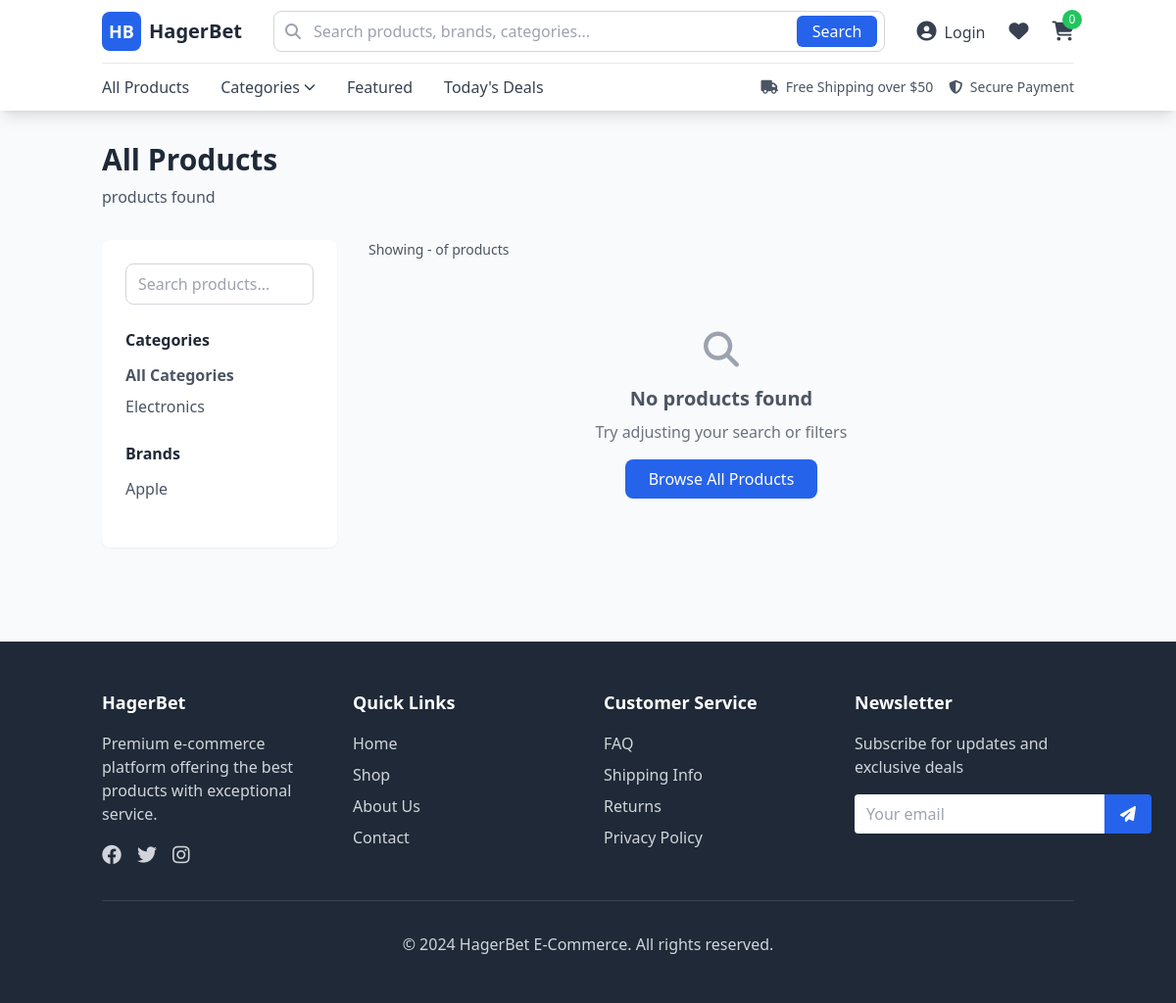
The page /api/products/ on the database as committed earlier.
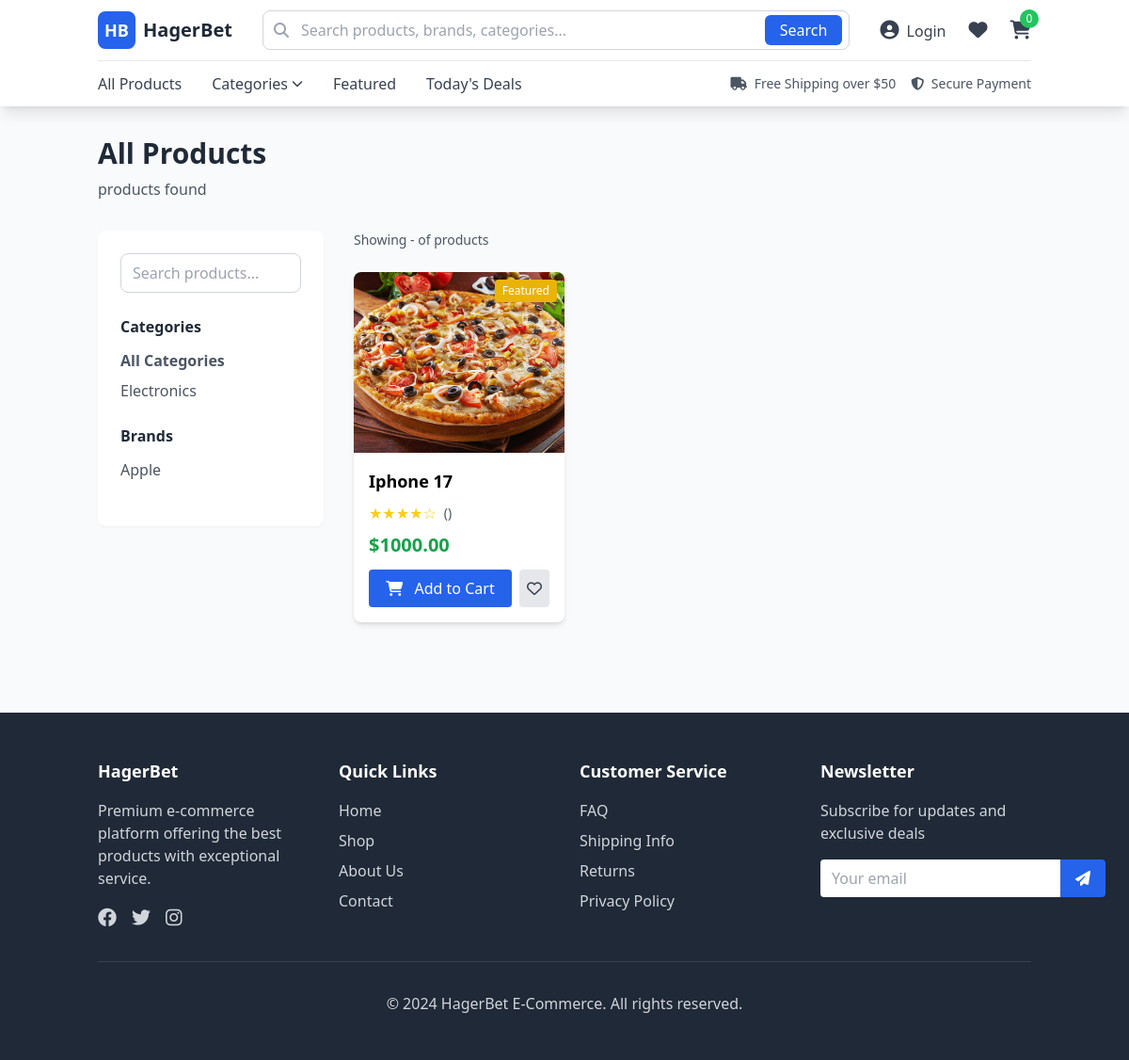
The same page on the database as committed later.
### products/models.py (models this page shows, shortened)
class Category(models.Model):
    name = models.CharField(_('category name'), max_length=100, unique=True)
    slug = models.SlugField(max_length=100, unique=True)
    description = models.TextField(_('description'), blank=True)
    parent = models.ForeignKey(
        'self',
        on_delete=models.CASCADE,
        null=True,
        blank=True,
        related_name='children'
    )
    image = models.ImageField(upload_to='categories/', blank=True, null=True)
    is_active = models.BooleanField(_('is active'), default=True)
    created_at = models.DateTimeField(auto_now_add=True)
    updated_at = models.DateTimeField(auto_now=True)
    class Meta:
        verbose_name = _('category')
        verbose_name_plural = _('categories')
        ordering = ['name']

class Brand(models.Model):
    name = models.CharField(_('brand name'), max_length=100, unique=True)
    slug = models.SlugField(max_length=100, unique=True)
    description = models.TextField(_('description'), blank=True)
    logo = models.ImageField(upload_to='brands/', blank=True, null=True)
    website = models.URLField(blank=True)
    is_active = models.BooleanField(_('is active'), default=True)
    created_at = models.DateTimeField(auto_now_add=True)
    updated_at = models.DateTimeField(auto_now=True)
    class Meta:
        verbose_name = _('brand')
        verbose_name_plural = _('brands')
        ordering = ['name']

class Product(models.Model):
    STATUS_CHOICES = [
        ('draft', 'Draft'),
        ('published', 'Published'),
        ('archived', 'Archived'),
    ]
    name = models.CharField(_('product name'), max_length=200)
    slug = models.SlugField(max_length=200, unique=True)
    description = models.TextField(_('description'))
    short_description = models.TextField(
        _('short description'), max_length=500, blank=True)
    category = models.ForeignKey(
        Category,
        on_delete=models.CASCADE,
        related_name='products'
    )
    brand = models.ForeignKey(
        Brand,
        on_delete=models.CASCADE,
        related_name='products'
    )
    price = models.DecimalField(
        _('price'),
        max_digits=10,
        decimal_places=2
    )
    compare_price = models.DecimalField(
        _('compare at price'),
        max_digits=10,
        decimal_places=2,
        blank=True,
        null=True,
        help_text=_('Original price for showing discounts')
    )
    cost_per_item = models.DecimalField(
        _('cost per item'),
        max_digits=10,
        decimal_places=2,
        blank=True,
        null=True,
        help_text=_('Cost price for profit calculation')
    )
    sku = models.CharField(_('SKU'), max_length=100, unique=True)
    barcode = models.CharField(_('barcode'), max_length=100, blank=True)
    track_quantity = models.BooleanField(_('track quantity'), default=True)
    quantity = models.IntegerField(_('quantity'), default=0)
    low_stock_threshold = models.IntegerField(
        _('low stock threshold'), default=5)
    status = models.CharField(
        _('status'),
        max_length=20,
        choices=STATUS_CHOICES,
        default='draft'
    )
    is_featured = models.BooleanField(_('is featured'), default=False)
    is_digital = models.BooleanField(_('is digital product'), default=False)
    meta_title = models.CharField(max_length=200, blank=True)
    meta_description = models.TextField(blank=True)
    created_at = models.DateTimeField(auto_now_add=True)
    updated_at = models.DateTimeField(auto_now=True)
    published_at = models.DateTimeField(blank=True, null=True)
    class Meta:
        verbose_name = _('product')
        verbose_name_plural = _('products')
        ordering = ['-created_at']
        indexes = [
            models.Index(fields=['slug']),
            models.Index(fields=['sku']),
            models.Index(fields=['status']),
            models.Index(fields=['category', 'status']),
        ]
    @property
    def is_in_stock(self):
        return self.quantity > 0 if self.track_quantity else True
    @property
    def primary_image(self):
        primary = self.images.filter(is_primary=True).first()
        if primary:
            return primary.image
        first_image = self.images.first()
        return first_image.image if first_image else None

class ProductImage(models.Model):
    product = models.ForeignKey(
        Product,
        on_delete=models.CASCADE,
        related_name='images'
    )
    image = models.ImageField(
        _('image'),
        upload_to='products/'
    )
    alt_text = models.CharField(
        _('alt text'),
        max_length=200,
        blank=True
    )
    is_primary = models.BooleanField(_('is primary image'), default=False)
    order = models.PositiveIntegerField(_('display order'), default=0)
    created_at = models.DateTimeField(auto_now_add=True)
    class Meta:
        verbose_name = _('product image')
        verbose_name_plural = _('product images')
        ordering = ['order', 'created_at']

### products/views.py (the view, shortened to what this page needs)
# urls.py: path('', views.ProductListView.as_view(), name='product_list'),
class ProductListView(ListView):
    model = Product
    template_name = 'products/product_list.html'
    context_object_name = 'products'
    paginate_by = 12
    def get_queryset(self):
        queryset = Product.objects.filter(status='published').select_related(
            'category', 'brand'
        ).prefetch_related('images')
        category_slug = self.request.GET.get('category')
        if category_slug:
            queryset = queryset.filter(category__slug=category_slug)
        brand_slug = self.request.GET.get('brand')
        if brand_slug:
            queryset = queryset.filter(brand__slug=brand_slug)
        search_query = self.request.GET.get('q')
        min_price = self.request.GET.get('min_price')
        max_price = self.request.GET.get('max_price')
        if min_price:
            queryset = queryset.filter(price__gte=min_price)
        if max_price:
            queryset = queryset.filter(price__lte=max_price)
        in_stock = self.request.GET.get('in_stock')
        if in_stock:
            queryset = queryset.filter(quantity__gt=0)
        return queryset
    def get_context_data(self, **kwargs):
        context = super().get_context_data(**kwargs)
        context['categories'] = Category.objects.filter(
            is_active=True, parent__isnull=True)
        context['brands'] = Brand.objects.filter(is_active=True)
        context['search_query'] = self.request.GET.get('q', '')
        context['selected_category'] = self.request.GET.get('category', '')
        context['selected_brand'] = self.request.GET.get('brand', '')
        return context

### products/templates/products/product_list.html (shortened to what this page needs)
{% extends 'base.html' %} {% load static %} {% block title %}Products - HagerBet{% endblock %} {% block content %}
<div class="container mx-auto px-4 py-8">
  <div class="mb-8">
    <h1 class="text-3xl font-bold text-gray-800 mb-2">
      {% if search_query %}Search Results for "{{ search_query }}"{% elif selected_category %}{{ selected_category|title }}{% else %}All Products{% endif %}
    </h1>
    <p class="text-gray-600">{{ products.paginator.count }} products found</p>
  </div>
  <div class="flex flex-col lg:flex-row gap-8">
    <div class="lg:w-1/4">
      <div class="bg-white rounded-lg shadow-sm p-6 sticky top-24">
        <div class="mb-6">
          <form action="{% url 'products:product_search' %}" method="get">
            <input
              type="text"
              name="q"
              value="{{ search_query }}"
              placeholder="Search products..."
              class="w-full px-3 py-2 border border-gray-300 rounded-lg focus:ring-2 focus:ring-blue-500 focus:border-transparent"
            />
          </form>
        </div>
        <div class="mb-6">
          <h3 class="font-semibold text-gray-800 mb-3">Categories</h3>
          <ul class="space-y-2">
            <li>
              <a
                href="{% url 'products:product_list' %}"
                class="block text-gray-600 hover:text-blue-600 {% if not selected_category %}text-blue-600 font-semibold{% endif %}"
              >
                All Categories
              </a>
            </li>
            {% for category in categories %}
            <li>
              <a
                href="{% url 'products:product_list' %}?category={{ category.slug }}"
                class="block text-gray-600 hover:text-blue-600 {% if selected_category == category.slug %}text-blue-600 font-semibold{% endif %}"
              >
                {{ category.name }}
              </a>
            </li>
            {% endfor %}
          </ul>
        </div>
        <div class="mb-6">
          <h3 class="font-semibold text-gray-800 mb-3">Brands</h3>
          <ul class="space-y-2">
            {% for brand in brands %}
            <li>
              <a
                href="{% url 'products:product_list' %}?brand={{ brand.slug }}"
                class="block text-gray-600 hover:text-blue-600"
              >
                {{ brand.name }}
              </a>
            </li>
            {% endfor %}
          </ul>
        </div>
      </div>
    </div>
    <div class="lg:w-3/4">
      <div class="flex justify-between items-center mb-6">
        <div class="text-sm text-gray-600">
          Showing {{ products.start_index }}-{{ products.end_index }} of {{ products.paginator.count }} products
        </div>
      </div>
      <div class="grid grid-cols-1 sm:grid-cols-2 lg:grid-cols-3 gap-6">
        {% for product in products %}
        <div class="bg-white rounded-lg shadow-md overflow-hidden hover:shadow-lg transition-shadow duration-300">
          <div class="relative">
            <img
              src="{% if product.primary_image %}{{ product.primary_image.url }}{% else %}{% static 'images/placeholder.jpg' %}{% endif %}"
              alt="{{ product.name }}"
              class="w-full h-48 object-cover"
            />
            {% if product.is_featured %}
            <span class="absolute top-2 right-2 bg-yellow-500 text-white px-2 py-1 rounded text-xs">
              Featured
            </span>
            {% endif %}
          </div>
          <div class="p-4">
            <h3 class="font-semibold text-lg mb-2 truncate">
              <a href="{% url 'products:product_detail' product.slug %}" class="hover:text-blue-600">
                {{ product.name }}
              </a>
            </h3>
            <div class="flex items-center mb-2">
              <div class="text-yellow-400">★★★★☆</div>
              <span class="text-sm text-gray-600 ml-2">({{ product.review_count }})</span>
            </div>
            <div class="price-section mb-3">
              <span class="current-price text-xl font-bold text-green-600">
                ${{ product.price }}
              </span>
            </div>
            <div class="flex space-x-2">
              <button
                class="add-to-cart-btn flex-1 bg-blue-600 text-white py-2 px-4 rounded hover:bg-blue-700 transition-colors disabled:bg-gray-400 disabled:cursor-not-allowed"
                data-product-id="{{ product.id }}"
              >
                <i class="fas fa-shopping-cart mr-2"></i>
                {% if product.is_in_stock %}Add to Cart{% else %}Out of Stock{% endif %}
              </button>
              <button
                class="wishlist-toggle-btn bg-gray-200 text-gray-700 p-2 rounded hover:bg-gray-300 transition-colors"
                data-product-id="{{ product.id }}"
              >
                <i class="far fa-heart"></i>
              </button>
            </div>
          </div>
        </div>
        {% empty %}
        <div class="col-span-full text-center py-12">
          <i class="fas fa-search text-gray-400 text-4xl mb-4"></i>
          <h3 class="text-xl font-semibold text-gray-600">No products found</h3>
          <p class="text-gray-500 mt-2">Try adjusting your search or filters</p>
          <a
            href="{% url 'products:product_list' %}"
            class="inline-block mt-4 bg-blue-600 text-white px-6 py-2 rounded-lg hover:bg-blue-700"
          >
            Browse All Products
          </a>
        </div>
        {% endfor %}
      </div>
    </div>
  </div>
</div>
{% endblock %}

Rows that differ between the two databases and show on the page:
now on this page (row edited): Product: id.image (picture), is_featured "Featured", name "Iphone 17", price "1000.00", track_quantity "Add to Cart"
Other text that changed with them:
text no longer shown: "No products found Try adjusting your search or filters Browse All Products"
